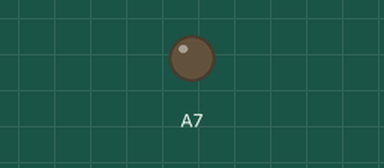
Simulated run of this program. Board: Raspberry Pi (BCM pin numbers). On the bench: output pins drawn as LEDs (lit = HIGH). At 0.8 s the program stops and its outputs stay as they are.

Above: at 0.1 s.
At 0.9 s:
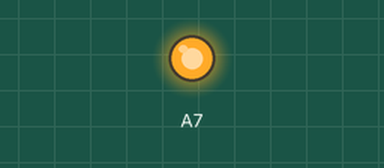
Timing chart, 0 to 2.3 s (numbered marks = the images above):
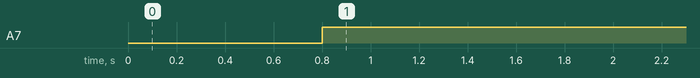

The program:

reset-esp.py
```python
#!/usr/bin/python3

from periphery import GPIO
import time

# RMIO29 GPIO1_D1 1 * 32 + 3 * 8 + 1 = 57
RESET_Pin = 57

RESET_GPIO = GPIO(RESET_Pin, "out")

try:
    RESET_GPIO.write(False)
    time.sleep(0.8)
    RESET_GPIO.write(True)
except KeyboardInterrupt:
    RESET_GPIO.write(True)
except IOError:
    print ("Error")

RESET_GPIO.close()
```

Measured:
- by itself, A7: LOW → HIGH at 0.80 s
